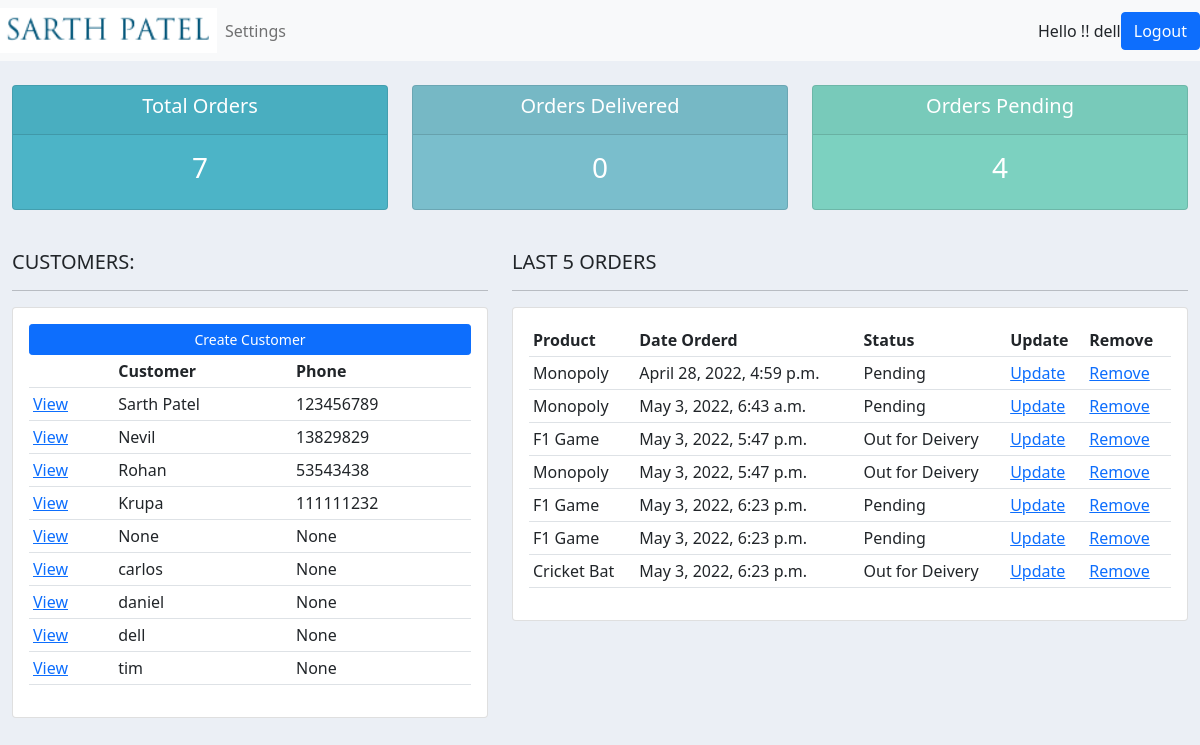
The app's page / (signed in) with its own data.
### accounts/models.py (models this page shows, shortened)
class Customer(models.Model):
    user = models.OneToOneField(User,null=True,on_delete=models.CASCADE)
    name = models.CharField(max_length=200,null=True)
    phone = models.CharField(max_length=200,null=True)
    email = models.CharField(max_length=200,null=True)
    profilePic= models.ImageField(null=True,blank= True)
    date = models.DateTimeField(auto_now_add=True,null=True)

class Order(models.Model):
    STATUS = (
        ('Pending','Pending'),
        ('Out for Deivery','Out for Deivery'),
        ('Delivered','Delivered')
    )
    contact = models.ForeignKey(Customer,null=True,on_delete=models.SET_NULL)
    product = models.ForeignKey(Product,null=True,on_delete=models.SET_NULL)
    date_created = models.DateTimeField(auto_now_add=True,null=True)
    status = models.CharField(max_length=200,null=True,choices=STATUS)

class Product(models.Model):
    CATEGORY = (
        ('Indoor','Indoor'),
        ('Outdoor','Outdoor'),
    )
    name = models.CharField(max_length=200,null=True)
    price = models.FloatField(null=True)
    category = models.CharField(max_length=200,null=True,choices=CATEGORY)
    description = models.CharField(max_length=200,null=True)
    date_created = models.DateTimeField(auto_now_add=True,null=True)
    tags = models.ManyToManyField(Tag)
    def __str__(self):
        return self.name

### accounts/decoraters.py (the view)
    def wrapper_function(request,*args,**kwargs):
        group = None
        if request.user.groups.exists():
            group = request.user.groups.all()[0].name
        if group == 'customer':
            return redirect('user-page')
        if group == 'admin':
            return view_func(request,*args,**kwargs)

### accounts/decoraters.py (called while the page is built)
def admin_only(view_func):
    def wrapper_function(request,*args,**kwargs):
        group = None
        if request.user.groups.exists():
            group = request.user.groups.all()[0].name
        if group == 'customer':
            return redirect('user-page')
        if group == 'admin':
            return view_func(request,*args,**kwargs)
    return wrapper_function

### accounts/views.py (called while the page is built)
@login_required(login_url='/login/')
@admin_only
def home(request):
    customer = Customer.objects.all()
    orders = Order.objects.all()
    total_customer = customer.count()
    total_order = orders.count()
    delivered = orders.filter(status='Delivered').count()
    pending = orders.filter(status='Pending').count()
    context = {'customer':customer,'orders':orders,'delivered':delivered,'pending':pending,'total_order':total_order,'total_customer':total_customer}
    return render(request,'accounts/dashboard.html',context)

### accounts/templates/accounts/dashboard.html
{%  extends 'accounts/main.html' %}
{% block content %}
{%  include 'accounts/content.html' %}
<br>
<div class="row">
	<div class="col-md-5">
		<h5>CUSTOMERS:</h5>
		<hr>
		<div class="card card-body">
			<a class="btn btn-primary  btn-sm btn-block" href="">Create Customer</a>
			<table class="table table-sm">
				<tr>
					<th></th>
					<th>Customer</th>
					<th>Phone</th>
				</tr>
				{% for customer in customer %}
						<tr>
							<td><a href="{% url 'customer' customer.id %}">View</a></td>
							<td>{{customer.name}}</td>
							<td>{{customer.phone}}</td>
						</tr>
				{% endfor %}
			</table>
		</div>
	</div>
	<div class="col-md-7">
		<h5>LAST 5 ORDERS</h5>
		<hr>
		<div class="card card-body">
			<table class="table table-sm">
				<tr>
					<th>Product</th>
					<th>Date Orderd</th>
					<th>Status</th>
					<th>Update</th>
					<th>Remove</th>
				</tr>
				{% for i in orders %}
						<tr>
							<td>{{i.product}}</td>
							<td>{{i.date_created}}</td>
							<td>{{i.status}}</td>
							<td><a href="{% url 'update_order' i.id %}">Update</a></td>
							<td><a href="{% url 'delete_order' i.id %}">Remove</a></td>
						</tr>
				{% endfor %}
			</table>
		</div>
	</div>
</div>
{% endblock %}

### accounts/templates/accounts/main.html (shortened to what this page needs)
{% load static %}
<!DOCTYPE html>
<html lang="en">
<head>
    <link href="https://cdn.jsdelivr.net/npm/bootstrap@5.1.3/dist/css/bootstrap.min.css" rel="stylesheet">
    <link rel="stylesheet" type="text/css" href="{% static '/css/main.css' %}">
</head>
<body>
    {% include 'accounts/navbar.html'%}
    <div class="container-fluid">
        {% block content %}
        {% endblock %}
    </div>
</body>
</html>

### accounts/templates/accounts/navbar.html (shortened to what this page needs)
{% load static %}
<nav class="navbar navbar-expand-lg navbar-light bg-light">
 <img src="{% static 'images/op.png' %}">
  <div class="collapse navbar-collapse" id="navbarNav">
    <ul class="navbar-nav">
      {% if request.users.is_staff %}
      <li class="nav-item active">
        <a class="nav-link" href="{% url 'home' %}">Dashboard</a>
      </li>
      <li class="nav-item">
        <a class="nav-link" href="{% url 'products' %}">Products</a>
      </li>
      {% else %}
       <li class="nav-item">
        <a class="nav-link" href="{% url 'account' %}">Settings</a>
      </li>
      {% endif %}
    </ul>
  </div>
  <span id="msg-id">Hello !! {{request.user}}</span>
  <div class="btn-group">
    <a href="{% url 'logout' %}" class="btn btn-primary">Logout</a>
  </div>
</nav>

### accounts/templates/accounts/content.html
<br>
<div class="row">
	<div class="col">
		<div class="col-md">
			<div class="card text-center text-white  mb-3" id="total-orders">
			  	<div class="card-header">
			  		<h5 class="card-title">Total Orders</h5>
			  	</div>
			  	<div class="card-body">
			    	<h3 class="card-title">{{total_order}}</h3>
			  	</div>
			</div>
		</div>
	</div>
	<div class="col">
		<div class="col-md">
			<div class="card text-center text-white  mb-3" id="orders-delivered">
			  	<div class="card-header">
			  		<h5 class="card-title">Orders Delivered</h5>
			  	</div>
			  	<div class="card-body">
			    	<h3 class="card-title">{{delivered}}</h3>
			  	</div>
			</div>
		</div>
	</div>
	<div class="col">
		<div class="col-md">
			<div class="card text-center text-white  mb-3" id="orders-pending">
			  	<div class="card-header">
			  		<h5 class="card-title">Orders Pending</h5>
			  	</div>
			  	<div class="card-body">
			    	<h3 class="card-title">{{pending}}</h3>
			  	</div>
			</div>
		</div>
	</div>
</div>

### static/css/main.css (style rules this page uses)
body { background-color: #ebeff5; }
#total-orders { background-color: #4cb4c7; }
#orders-delivered { background-color: #7abecc; }
#orders-pending { background-color: #7CD1C0; }

### records on screen
Customer: name "Sarth Patel", phone "123456789"
Customer: name "Nevil", phone "13829829"
Customer: name "Rohan", phone "53543438"
Customer: name "Krupa", phone "111111232"
Customer: name "None", phone "None"
Customer: name "carlos", phone "None"
Customer: name "daniel", phone "None"
Customer: name "dell", phone "None"
Customer: name "tim", phone "None"
Order: product "Monopoly", date_created "April 28, 2022, 4:59 p.m.", status "Pending"
Order: product "Monopoly", date_created "May 3, 2022, 6:43 a.m.", status "Pending"
Order: product "F1 Game", date_created "May 3, 2022, 5:47 p.m.", status "Out for Deivery"
Order: product "Monopoly", date_created "May 3, 2022, 5:47 p.m.", status "Out for Deivery"
Order: product "F1 Game", date_created "May 3, 2022, 6:23 p.m.", status "Pending"
Order: product "F1 Game", date_created "May 3, 2022, 6:23 p.m.", status "Pending"
Order: product "Cricket Bat", date_created "May 3, 2022, 6:23 p.m.", status "Out for Deivery"

### other values on screen
{{ request.user }} "dell"
{{ total_order }} "7"
{{ delivered }} "0"
{{ pending }} "4"
